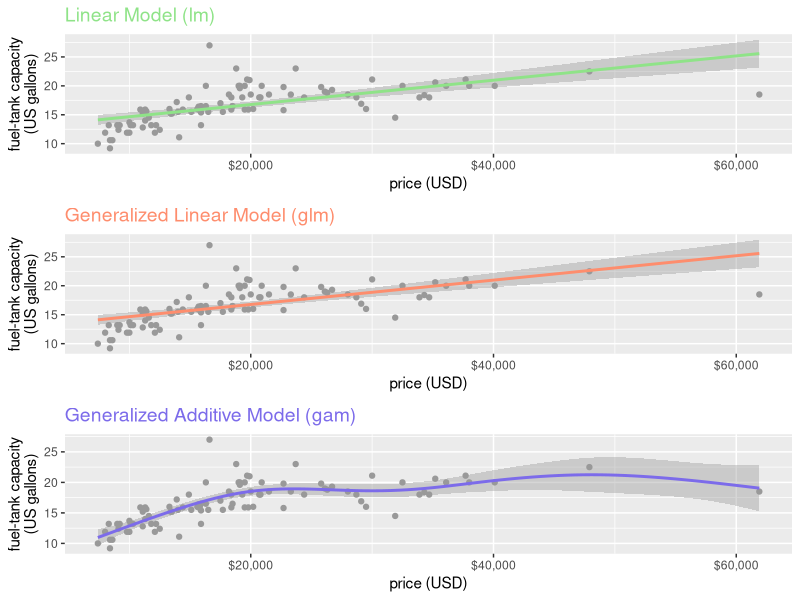

The R source for this figure:
#chatGPT assisted
# Load necessary libraries
library(MASS)
library(ggplot2)
library(gridExtra)

# Get the Cars93 dataset
cars93 <- MASS::Cars93

# Create the plot with linear model
p_lm <- ggplot(cars93, aes(x = Price, y = Fuel.tank.capacity)) +
  geom_point(color = "grey60") +
  geom_smooth(se = TRUE, method = "lm", color = "#8fe388") +
  scale_x_continuous(
    name = "price (USD)",
    breaks = c(20, 40, 60),
    labels = c("$20,000", "$40,000", "$60,000")
  ) +
  scale_y_continuous(name = "fuel-tank capacity\n(US gallons)") +
  ggtitle("Linear Model (lm)") +
  theme(plot.title = element_text(size = 14, color = "#8fe388"))

# Create the plot with generalized linear model
p_glm <- ggplot(cars93, aes(x = Price, y = Fuel.tank.capacity)) +
  geom_point(color = "grey60") +
  geom_smooth(se = TRUE, method = "glm", color = "#fe8d6d") +
  scale_x_continuous(
    name = "price (USD)",
    breaks = c(20, 40, 60),
    labels = c("$20,000", "$40,000", "$60,000")
  ) +
  scale_y_continuous(name = "fuel-tank capacity\n(US gallons)") +
  ggtitle("Generalized Linear Model (glm)") +
  theme(plot.title = element_text(size = 14, color = "#fe8d6d"))

# Create the plot with generalized additive model
p_gam <- ggplot(cars93, aes(x = Price, y = Fuel.tank.capacity)) +
  geom_point(color = "grey60") +
  geom_smooth(se = TRUE, method = "gam", formula = y ~ s(x), color = "#7c6bea") +
  scale_x_continuous(
    name = "price (USD)",
    breaks = c(20, 40, 60),
    labels = c("$20,000", "$40,000", "$60,000")
  ) +
  scale_y_continuous(name = "fuel-tank capacity\n(US gallons)") +
  ggtitle("Generalized Additive Model (gam)") +
  theme(plot.title = element_text(size = 14, color = "#7c6bea"))

# Arrange the plots in a grid
grid.arrange(p_lm, p_glm, p_gam, ncol = 1)

